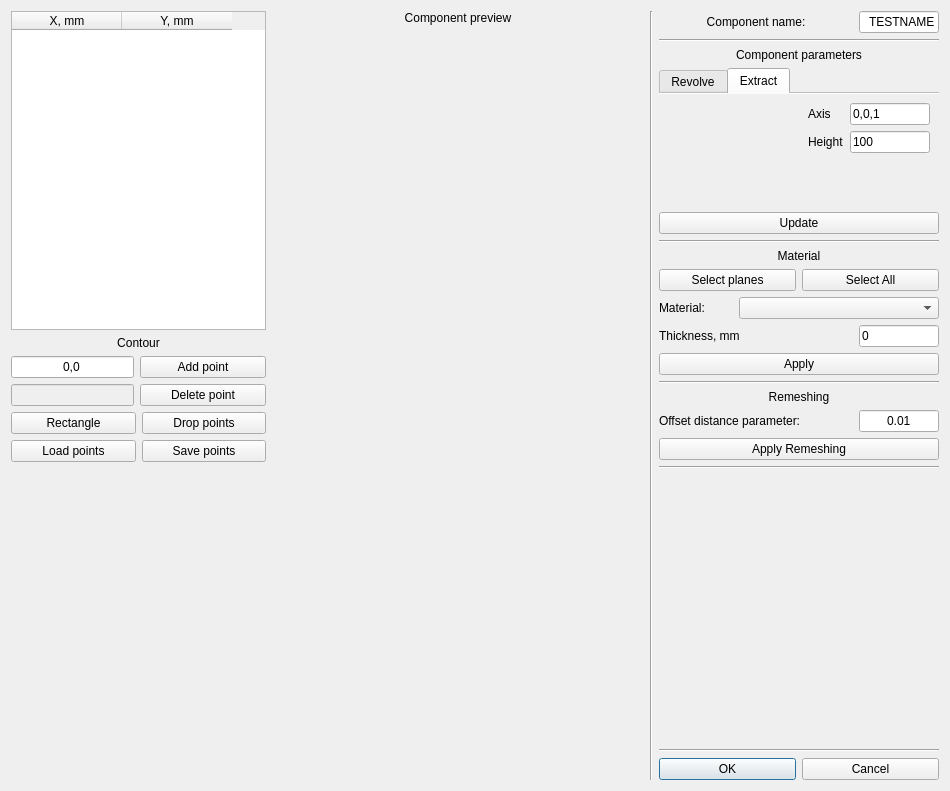
<?xml version="1.0" encoding="UTF-8"?>
<ui version="4.0">
 <class>wid_revext</class>
 <widget class="QWidget" name="wid_revext">
  <property name="geometry">
   <rect>
    <x>0</x>
    <y>0</y>
    <width>950</width>
    <height>791</height>
   </rect>
  </property>
  <property name="minimumSize">
   <size>
    <width>950</width>
    <height>0</height>
   </size>
  </property>
  <property name="windowTitle">
   <string>Revolve / Extract</string>
  </property>
  <layout class="QHBoxLayout" name="horizontalLayout">
   <item>
    <layout class="QVBoxLayout" name="verticalLayout">
     <item>
      <widget class="QTableWidget" name="tbl_points">
       <property name="sizePolicy">
        <sizepolicy hsizetype="Minimum" vsizetype="Expanding">
         <horstretch>0</horstretch>
         <verstretch>0</verstretch>
        </sizepolicy>
       </property>
       <property name="minimumSize">
        <size>
         <width>255</width>
         <height>0</height>
        </size>
       </property>
       <property name="maximumSize">
        <size>
         <width>255</width>
         <height>16777215</height>
        </size>
       </property>
       <attribute name="horizontalHeaderDefaultSectionSize">
        <number>110</number>
       </attribute>
       <column>
        <property name="text">
         <string>X, mm</string>
        </property>
        <property name="textAlignment">
         <set>AlignHCenter|AlignVCenter|AlignCenter</set>
        </property>
       </column>
       <column>
        <property name="text">
         <string>Y, mm</string>
        </property>
        <property name="textAlignment">
         <set>AlignHCenter|AlignVCenter|AlignCenter</set>
        </property>
       </column>
      </widget>
     </item>
     <item>
      <widget class="QLabel" name="label_7">
       <property name="text">
        <string>Contour</string>
       </property>
       <property name="alignment">
        <set>Qt::AlignCenter</set>
       </property>
      </widget>
     </item>
     <item>
      <layout class="QHBoxLayout" name="horizontalLayout_5">
       <item>
        <widget class="QLineEdit" name="ln_addpoint">
         <property name="sizePolicy">
          <sizepolicy hsizetype="Minimum" vsizetype="Fixed">
           <horstretch>0</horstretch>
           <verstretch>0</verstretch>
          </sizepolicy>
         </property>
         <property name="maximumSize">
          <size>
           <width>123</width>
           <height>16777215</height>
          </size>
         </property>
         <property name="text">
          <string>0,0</string>
         </property>
         <property name="alignment">
          <set>Qt::AlignCenter</set>
         </property>
        </widget>
       </item>
       <item>
        <widget class="QPushButton" name="btn_addpoint">
         <property name="text">
          <string>Add point</string>
         </property>
        </widget>
       </item>
      </layout>
     </item>
     <item>
      <layout class="QHBoxLayout" name="horizontalLayout_7">
       <item>
        <widget class="QLineEdit" name="ln_delpoint">
         <property name="enabled">
          <bool>false</bool>
         </property>
         <property name="sizePolicy">
          <sizepolicy hsizetype="Minimum" vsizetype="Fixed">
           <horstretch>0</horstretch>
           <verstretch>0</verstretch>
          </sizepolicy>
         </property>
         <property name="maximumSize">
          <size>
           <width>123</width>
           <height>16777215</height>
          </size>
         </property>
         <property name="alignment">
          <set>Qt::AlignCenter</set>
         </property>
        </widget>
       </item>
       <item>
        <widget class="QPushButton" name="btn_delpoint">
         <property name="text">
          <string>Delete point</string>
         </property>
        </widget>
       </item>
      </layout>
     </item>
     <item>
      <layout class="QHBoxLayout" name="horizontalLayout_9">
       <item>
        <widget class="QPushButton" name="btn_rectangle">
         <property name="text">
          <string>Rectangle</string>
         </property>
        </widget>
       </item>
       <item>
        <widget class="QPushButton" name="btn_dropcont">
         <property name="text">
          <string>Drop points</string>
         </property>
        </widget>
       </item>
      </layout>
     </item>
     <item>
      <layout class="QHBoxLayout" name="horizontalLayout_4">
       <item>
        <widget class="QPushButton" name="pushButton_2">
         <property name="text">
          <string>Load points</string>
         </property>
        </widget>
       </item>
       <item>
        <widget class="QPushButton" name="pushButton">
         <property name="text">
          <string>Save points</string>
         </property>
        </widget>
       </item>
      </layout>
     </item>
     <item>
      <spacer name="verticalSpacer_2">
       <property name="orientation">
        <enum>Qt::Vertical</enum>
       </property>
       <property name="sizeHint" stdset="0">
        <size>
         <width>20</width>
         <height>40</height>
        </size>
       </property>
      </spacer>
     </item>
    </layout>
   </item>
   <item>
    <layout class="QVBoxLayout" name="lay_gl">
     <item>
      <widget class="QLabel" name="lbl_gl">
       <property name="sizePolicy">
        <sizepolicy hsizetype="Preferred" vsizetype="Minimum">
         <horstretch>0</horstretch>
         <verstretch>0</verstretch>
        </sizepolicy>
       </property>
       <property name="text">
        <string>Component preview</string>
       </property>
       <property name="alignment">
        <set>Qt::AlignCenter</set>
       </property>
      </widget>
     </item>
     <item>
      <widget class="QWidget" name="glbox" native="true">
       <property name="sizePolicy">
        <sizepolicy hsizetype="Expanding" vsizetype="Expanding">
         <horstretch>0</horstretch>
         <verstretch>0</verstretch>
        </sizepolicy>
       </property>
       <property name="minimumSize">
        <size>
         <width>300</width>
         <height>300</height>
        </size>
       </property>
      </widget>
     </item>
    </layout>
   </item>
   <item>
    <widget class="Line" name="line_4">
     <property name="orientation">
      <enum>Qt::Vertical</enum>
     </property>
    </widget>
   </item>
   <item>
    <layout class="QVBoxLayout" name="rightBox">
     <item>
      <layout class="QHBoxLayout" name="lay_name">
       <item>
        <widget class="QLabel" name="lbl_name">
         <property name="text">
          <string>Component name:</string>
         </property>
         <property name="alignment">
          <set>Qt::AlignCenter</set>
         </property>
        </widget>
       </item>
       <item>
        <widget class="QLineEdit" name="ln_name">
         <property name="sizePolicy">
          <sizepolicy hsizetype="Minimum" vsizetype="Fixed">
           <horstretch>0</horstretch>
           <verstretch>0</verstretch>
          </sizepolicy>
         </property>
         <property name="maximumSize">
          <size>
           <width>80</width>
           <height>16777215</height>
          </size>
         </property>
         <property name="text">
          <string>TESTNAME</string>
         </property>
         <property name="alignment">
          <set>Qt::AlignRight|Qt::AlignTrailing|Qt::AlignVCenter</set>
         </property>
        </widget>
       </item>
      </layout>
     </item>
     <item>
      <widget class="Line" name="line">
       <property name="orientation">
        <enum>Qt::Horizontal</enum>
       </property>
      </widget>
     </item>
     <item>
      <widget class="QLabel" name="label_2">
       <property name="text">
        <string>Component parameters</string>
       </property>
       <property name="alignment">
        <set>Qt::AlignCenter</set>
       </property>
      </widget>
     </item>
     <item>
      <widget class="QTabWidget" name="tab_inter">
       <property name="sizePolicy">
        <sizepolicy hsizetype="Minimum" vsizetype="Minimum">
         <horstretch>0</horstretch>
         <verstretch>0</verstretch>
        </sizepolicy>
       </property>
       <property name="tabPosition">
        <enum>QTabWidget::North</enum>
       </property>
       <property name="currentIndex">
        <number>1</number>
       </property>
       <property name="documentMode">
        <bool>true</bool>
       </property>
       <widget class="QWidget" name="tab_revolve">
        <attribute name="title">
         <string>Revolve</string>
        </attribute>
        <layout class="QGridLayout" name="gridLayout">
         <item row="0" column="2">
          <widget class="QLabel" name="label_8">
           <property name="text">
            <string>Axis p2</string>
           </property>
          </widget>
         </item>
         <item row="1" column="1">
          <widget class="QLineEdit" name="ln_revang">
           <property name="sizePolicy">
            <sizepolicy hsizetype="Minimum" vsizetype="Fixed">
             <horstretch>0</horstretch>
             <verstretch>0</verstretch>
            </sizepolicy>
           </property>
           <property name="maximumSize">
            <size>
             <width>80</width>
             <height>16777215</height>
            </size>
           </property>
           <property name="text">
            <string>360</string>
           </property>
          </widget>
         </item>
         <item row="0" column="0">
          <widget class="QLabel" name="label">
           <property name="text">
            <string>Axis p1</string>
           </property>
          </widget>
         </item>
         <item row="0" column="1">
          <widget class="QLineEdit" name="ln_revax1">
           <property name="sizePolicy">
            <sizepolicy hsizetype="Minimum" vsizetype="Fixed">
             <horstretch>0</horstretch>
             <verstretch>0</verstretch>
            </sizepolicy>
           </property>
           <property name="maximumSize">
            <size>
             <width>80</width>
             <height>16777215</height>
            </size>
           </property>
           <property name="text">
            <string>0,0,0</string>
           </property>
          </widget>
         </item>
         <item row="1" column="0">
          <widget class="QLabel" name="label_3">
           <property name="text">
            <string>Angle</string>
           </property>
          </widget>
         </item>
         <item row="0" column="3">
          <widget class="QLineEdit" name="ln_revax2">
           <property name="sizePolicy">
            <sizepolicy hsizetype="Minimum" vsizetype="Fixed">
             <horstretch>0</horstretch>
             <verstretch>0</verstretch>
            </sizepolicy>
           </property>
           <property name="maximumSize">
            <size>
             <width>80</width>
             <height>16777215</height>
            </size>
           </property>
           <property name="text">
            <string>1,0,0</string>
           </property>
          </widget>
         </item>
         <item row="2" column="1">
          <spacer name="verticalSpacer_3">
           <property name="orientation">
            <enum>Qt::Vertical</enum>
           </property>
           <property name="sizeHint" stdset="0">
            <size>
             <width>20</width>
             <height>40</height>
            </size>
           </property>
          </spacer>
         </item>
        </layout>
       </widget>
       <widget class="QWidget" name="tab_extract">
        <attribute name="title">
         <string>Extract</string>
        </attribute>
        <layout class="QGridLayout" name="gridLayout_2">
         <item row="0" column="1">
          <widget class="QLabel" name="label_4">
           <property name="text">
            <string>Axis</string>
           </property>
          </widget>
         </item>
         <item row="0" column="0">
          <spacer name="horizontalSpacer_2">
           <property name="orientation">
            <enum>Qt::Horizontal</enum>
           </property>
           <property name="sizeHint" stdset="0">
            <size>
             <width>40</width>
             <height>20</height>
            </size>
           </property>
          </spacer>
         </item>
         <item row="1" column="1">
          <widget class="QLabel" name="label_5">
           <property name="text">
            <string>Height</string>
           </property>
          </widget>
         </item>
         <item row="0" column="2">
          <widget class="QLineEdit" name="ln_extax">
           <property name="maximumSize">
            <size>
             <width>80</width>
             <height>16777215</height>
            </size>
           </property>
           <property name="text">
            <string>0,0,1</string>
           </property>
          </widget>
         </item>
         <item row="1" column="2">
          <widget class="QLineEdit" name="ln_exthei">
           <property name="maximumSize">
            <size>
             <width>80</width>
             <height>16777215</height>
            </size>
           </property>
           <property name="text">
            <string>100</string>
           </property>
          </widget>
         </item>
         <item row="2" column="2">
          <spacer name="verticalSpacer_4">
           <property name="orientation">
            <enum>Qt::Vertical</enum>
           </property>
           <property name="sizeHint" stdset="0">
            <size>
             <width>20</width>
             <height>40</height>
            </size>
           </property>
          </spacer>
         </item>
        </layout>
       </widget>
      </widget>
     </item>
     <item>
      <layout class="QHBoxLayout" name="horizontalLayout_8">
       <item>
        <widget class="QPushButton" name="btn_update">
         <property name="text">
          <string>Update</string>
         </property>
        </widget>
       </item>
      </layout>
     </item>
     <item>
      <widget class="Line" name="line_5">
       <property name="orientation">
        <enum>Qt::Horizontal</enum>
       </property>
      </widget>
     </item>
     <item>
      <widget class="QLabel" name="lbl_set">
       <property name="sizePolicy">
        <sizepolicy hsizetype="Minimum" vsizetype="Preferred">
         <horstretch>0</horstretch>
         <verstretch>0</verstretch>
        </sizepolicy>
       </property>
       <property name="text">
        <string>Material</string>
       </property>
       <property name="alignment">
        <set>Qt::AlignCenter</set>
       </property>
      </widget>
     </item>
     <item>
      <layout class="QHBoxLayout" name="horizontalLayout_2">
       <item>
        <widget class="QPushButton" name="btn_startselect">
         <property name="text">
          <string>Select planes</string>
         </property>
        </widget>
       </item>
       <item>
        <widget class="QPushButton" name="btn_selectall">
         <property name="text">
          <string>Select All</string>
         </property>
        </widget>
       </item>
      </layout>
     </item>
     <item>
      <layout class="QHBoxLayout" name="lay_material">
       <item>
        <widget class="QLabel" name="lbl_material">
         <property name="sizePolicy">
          <sizepolicy hsizetype="Minimum" vsizetype="Preferred">
           <horstretch>0</horstretch>
           <verstretch>0</verstretch>
          </sizepolicy>
         </property>
         <property name="text">
          <string>Material:</string>
         </property>
        </widget>
       </item>
       <item>
        <widget class="QComboBox" name="cmb_material">
         <property name="sizePolicy">
          <sizepolicy hsizetype="Fixed" vsizetype="Fixed">
           <horstretch>0</horstretch>
           <verstretch>0</verstretch>
          </sizepolicy>
         </property>
         <property name="minimumSize">
          <size>
           <width>200</width>
           <height>0</height>
          </size>
         </property>
         <property name="maximumSize">
          <size>
           <width>200</width>
           <height>16777215</height>
          </size>
         </property>
        </widget>
       </item>
      </layout>
     </item>
     <item>
      <layout class="QHBoxLayout" name="horizontalLayout_3">
       <item>
        <widget class="QLabel" name="label_6">
         <property name="text">
          <string>Thickness, mm</string>
         </property>
        </widget>
       </item>
       <item>
        <widget class="QLineEdit" name="ln_thickness">
         <property name="sizePolicy">
          <sizepolicy hsizetype="Minimum" vsizetype="Fixed">
           <horstretch>0</horstretch>
           <verstretch>0</verstretch>
          </sizepolicy>
         </property>
         <property name="maximumSize">
          <size>
           <width>80</width>
           <height>16777215</height>
          </size>
         </property>
         <property name="text">
          <string>0</string>
         </property>
        </widget>
       </item>
      </layout>
     </item>
     <item>
      <widget class="QPushButton" name="btn_set">
       <property name="text">
        <string>Apply</string>
       </property>
      </widget>
     </item>
     <item>
      <widget class="Line" name="line_6">
       <property name="orientation">
        <enum>Qt::Horizontal</enum>
       </property>
      </widget>
     </item>
     <item>
      <widget class="QLabel" name="label_12">
       <property name="text">
        <string>Remeshing</string>
       </property>
       <property name="alignment">
        <set>Qt::AlignCenter</set>
       </property>
      </widget>
     </item>
     <item>
      <layout class="QHBoxLayout" name="horizontalLayout_10">
       <item>
        <widget class="QLabel" name="label_13">
         <property name="text">
          <string>Offset distance parameter:</string>
         </property>
        </widget>
       </item>
       <item>
        <widget class="QLineEdit" name="ln_remesh">
         <property name="sizePolicy">
          <sizepolicy hsizetype="Minimum" vsizetype="Fixed">
           <horstretch>0</horstretch>
           <verstretch>0</verstretch>
          </sizepolicy>
         </property>
         <property name="maximumSize">
          <size>
           <width>80</width>
           <height>16777215</height>
          </size>
         </property>
         <property name="text">
          <string>0.01</string>
         </property>
         <property name="alignment">
          <set>Qt::AlignCenter</set>
         </property>
        </widget>
       </item>
      </layout>
     </item>
     <item>
      <widget class="QPushButton" name="btn_remesh">
       <property name="sizePolicy">
        <sizepolicy hsizetype="Minimum" vsizetype="Fixed">
         <horstretch>0</horstretch>
         <verstretch>0</verstretch>
        </sizepolicy>
       </property>
       <property name="text">
        <string>Apply Remeshing</string>
       </property>
       <property name="icon">
        <iconset resource="Resourses/res.qrc">
         <normaloff>:/TBicons/ico/clock.ico</normaloff>:/TBicons/ico/clock.ico</iconset>
       </property>
      </widget>
     </item>
     <item>
      <widget class="Line" name="line_2">
       <property name="orientation">
        <enum>Qt::Horizontal</enum>
       </property>
      </widget>
     </item>
     <item>
      <spacer name="verticalSpacer">
       <property name="orientation">
        <enum>Qt::Vertical</enum>
       </property>
       <property name="sizeHint" stdset="0">
        <size>
         <width>20</width>
         <height>40</height>
        </size>
       </property>
      </spacer>
     </item>
     <item>
      <widget class="Line" name="line_3">
       <property name="orientation">
        <enum>Qt::Horizontal</enum>
       </property>
      </widget>
     </item>
     <item>
      <layout class="QHBoxLayout" name="lay_btns">
       <item>
        <widget class="QPushButton" name="btn_ok">
         <property name="focusPolicy">
          <enum>Qt::StrongFocus</enum>
         </property>
         <property name="text">
          <string>OK</string>
         </property>
         <property name="autoDefault">
          <bool>true</bool>
         </property>
         <property name="default">
          <bool>true</bool>
         </property>
        </widget>
       </item>
       <item>
        <widget class="QPushButton" name="btn_cancel">
         <property name="text">
          <string>Cancel</string>
         </property>
        </widget>
       </item>
      </layout>
     </item>
    </layout>
   </item>
  </layout>
 </widget>
 <resources>
  <include location="Resourses/res.qrc"/>
 </resources>
 <connections/>
</ui>
